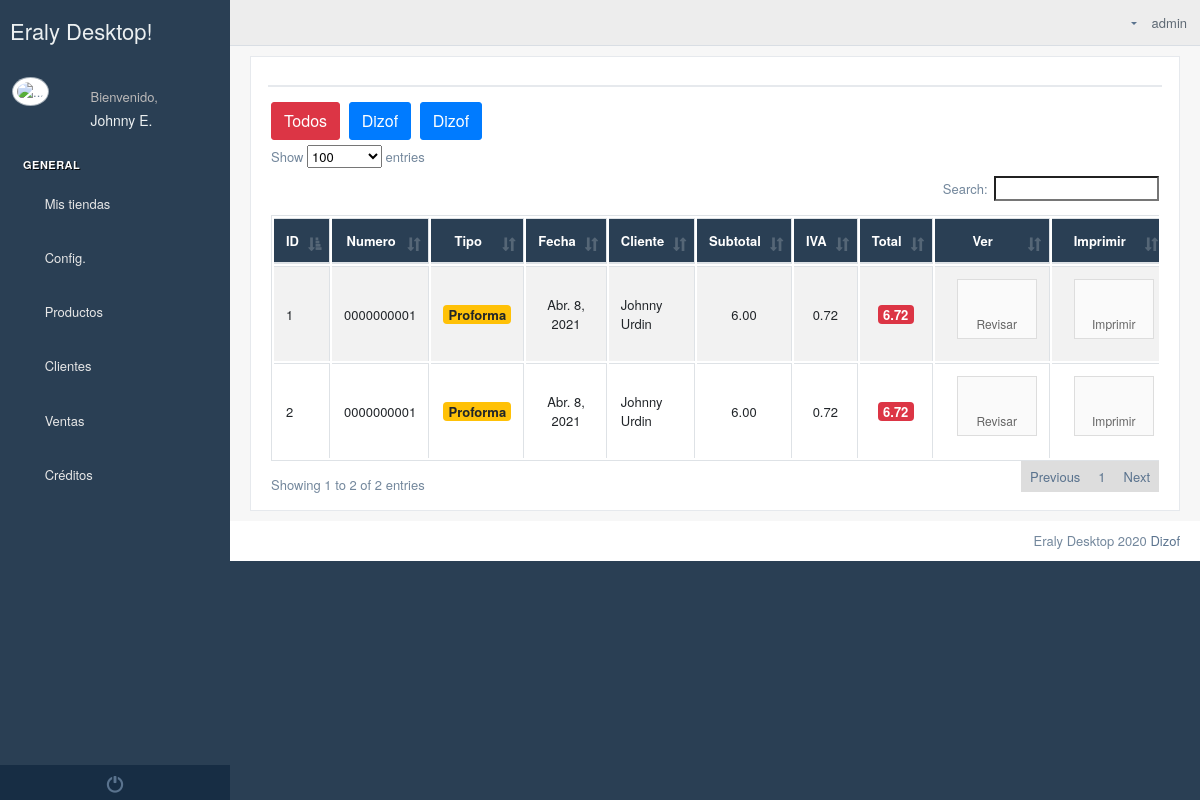
Screenshot of /document/list/?establecimiento=1 (signed in) with the database file from the repository.
### Empresa/models.py (models this page shows, shortened)
class Establecimiento(models.Model):
    logo=models.ImageField(upload_to="logos/establecimientos",null=True,blank=True)
    banner=models.ImageField(upload_to="banner/establecimientos",null=True,blank=True)
    pie_pagina=models.ImageField(upload_to="pie/establecimientos",null=True,blank=True)
    cabecera_tienda=models.ImageField(upload_to="logos/tienda",null=True,blank=True)
    banner1=models.ImageField(upload_to="logos/tienda",null=True,blank=True)
    banner2=models.ImageField(upload_to="logos/tienda",null=True,blank=True)
    color_encabezado_documentos=models.CharField(max_length=40, default="#ffffff")
    usuario=models.ForeignKey(User,on_delete=models.CASCADE)
    ruc=models.CharField(max_length=13)
    nombreComercial=models.CharField(max_length=60)
    representateLegal=models.CharField(max_length=60)
    slug = models.SlugField(max_length=255, unique=True, blank=True)
    descripcion = RichTextUploadingField(null=True, blank=True)
    ubicacion_gps = models.CharField(max_length=300,null=True,blank=True)
    correo_electronico=models.EmailField(max_length=600,null=True,blank=True)
    web=models.CharField(max_length=400,null=True,blank=True)
    facebook=models.CharField(max_length=400,null=True,blank=True,default=" ")
    instagram=models.CharField(max_length=400, null=True, blank=True, default=" ")
    youtube = models.CharField(max_length=400,null=True,blank=True,default=" ")
    activo=models.BooleanField(default=False)

### Ventas/models.py (models this page shows)
class Facturas(models.Model):
    establecimiento = models.ForeignKey(Establecimiento, on_delete=models.CASCADE, null=True, blank=True)
    tipo = models.CharField(max_length=20, default="F")
    numero = models.CharField(max_length=20, null=True, blank=True)
    fecha = models.DateField(auto_now_add=True)
    cliente = models.ForeignKey(Clientes, on_delete=models.CASCADE)
    subtotal = models.DecimalField(max_digits=9, decimal_places=2)
    iva = models.DecimalField(max_digits=9, decimal_places=2)
    total = models.DecimalField(max_digits=9, decimal_places=2)
    estado=models.CharField(max_length=1, default="E")

### Personas/models.py (models this page shows, shortened)
class Clientes(models.Model):
    establecimiento=models.ForeignKey(Establecimiento, on_delete=models.CASCADE,null=True,blank=True)
    cedula=models.CharField(max_length=13)
    nombres=models.CharField(max_length=60)
    apellidos=models.CharField(max_length=60)
    email=models.EmailField(max_length=200,null=True,blank=True)
    direccion=models.CharField(max_length=60)
    ciudad=models.ForeignKey(Ciudad, on_delete=models.CASCADE)
    telefono=models.CharField(max_length=13,null=True,blank=True)
    celular=models.CharField(max_length=13,null=True,blank=True)
    estado=models.BooleanField(default=True)

### Ventas/views.py (the view)
# urls.py: path("document/list/",listaDocumentos),
def listaDocumentos(request):
    documentos =None
    if int(request.GET["establecimiento"])==0:
        documentos = Facturas.objects.filter(establecimiento__usuarioempresa__user=request.user)
    else:
        documentos=Facturas.objects.filter(establecimiento_id=request.GET["establecimiento"])
    contexto={
        'documentos':documentos,
        "establecimientos":Establecimiento.objects.filter(usuarioempresa__user=request.user),
    }
    return render(request, 'Ventas/ListaDocumentos.html',contexto)

### templates/Ventas/ListaDocumentos.html (shortened to what this page needs)
{% extends 'Home/index2.html' %}
{% block contenido_index %}
{% load static %}
{% load productosTags %}
    <div class="">
        <div class="row">
            <div class="col-md-12 col-sm-12 ">
                <div class="x_panel">
                    <div class="x_title">
                        <div class="clearfix"></div>
                    </div>
                    <div class="x_content">
                        <div class="row">
                            <div class="col-sm-12">
                            <a class="btn btn-danger" href="/document/list/?establecimiento=0">Todos</a>
                            {% for establecimiento in establecimientos %}
                                <a class="btn btn-primary" href="/document/list/?establecimiento={{ establecimiento.id }}">{{ establecimiento.nombreComercial }}</a>
                            {% endfor %}
                                <div class="card-box table-responsive">
                                    <table id="listaDocumentos" class="table table-striped table-bordered" style="width:100%">
                                        <thead style="background-color: #2A3F54; color: white">
                                        <tr>
                                            <th style="text-align: center">ID</th>
                                            <th style="text-align: center">Numero</th>
                                            <th style="text-align: center">Tipo</th>
                                            <th style="text-align: center">Fecha</th>
                                            <th style="text-align: center">Cliente</th>
                                            <th style="text-align: center">Subtotal</th>
                                            <th style="text-align: center">IVA</th>
                                            <th style="text-align: center">Total</th>
                                            <th style="text-align: center">Ver</th>
                                            <th style="text-align: center">Imprimir</th>
                                        </tr>
                                        </thead>
                                        <tbody>
                                            {% for documento in documentos %}
                                                <tr>
                                                    <td style="vertical-align: middle">{{ documento.id }}</td>
                                                    <td style="text-align: center; vertical-align: middle">{{ documento.numero }}</td>
                                                    <td style="text-align: center; vertical-align: middle">{% if documento.tipo == "F" %}
                                                        <span class="badge badge-info" style="font-size: 13px">Factura</span>
                                                        {% else %}
                                                        <span class="badge badge-warning" style="font-size: 13px">Proforma</span>
                                                        {% endif %}
                                                    </td>
                                                    <td style="text-align: center; vertical-align: middle">{{ documento.fecha }}</td>
                                                    <td style="vertical-align: middle">{{ documento.cliente.nombres }} {{ documento.cliente.apellidos }}</td>
                                                    <td style="text-align: center; vertical-align: middle">{{ documento.subtotal }}</td>
                                                    <td style="text-align: center; vertical-align: middle">{{ documento.iva }}</td>
                                                    <td style="text-align: center;; vertical-align: middle"><span class="badge badge-danger" style="font-size: 13px">{{ documento.total }}</span></td>
                                                    <td style="text-align: center; vertical-align: middle">
                                                        <a class="btn btn-primary btn-app" href="/proforms/edit/{{ documento.id }}/"><i class="fa fa-binoculars"></i>Revisar</a>
                                                    <td style="text-align: center">
                                                        {% if documento.tipo == "F" %}
                                                            <a class="btn btn-success btn-app" target="_blank" href="/document/fac/{{ documento.id }}/"><i class="fa fa-print"></i>Imprimir</a>
                                                        {% else %}
                                                            <a class="btn btn-success btn-app" target="_blank" href="/document/proform/{{ documento.id }}/"><i class="fa fa-print"></i>Imprimir</a>
                                                        {% endif %}
                                                    </td>
                                                </tr>
                                            {% endfor %}
                                        </tbody>
                                    </table>
                                </div>
                            </div>
                        </div>
                    </div>
                </div>
            </div>
        </div>
    </div>
{% endblock %}

### templates/Home/base_html.html (shortened to what this page needs)
<!DOCTYPE html>
{% load static %}
<html lang="en">
<head>
    <link href="{% static '/vendors/datatables.net-bs/css/dataTables.bootstrap.min.css' %}" rel="stylesheet">
    <link href="{% static '/vendors/datatables.net-buttons-bs/css/buttons.bootstrap.min.css' %}" rel="stylesheet">
    <link href="{% static '/vendors/datatables.net-fixedheader-bs/css/fixedHeader.bootstrap.min.css' %}"
          rel="stylesheet">
    <link href="{% static '/vendors/datatables.net-responsive-bs/css/responsive.bootstrap.min.css' %}" rel="stylesheet">
    <link href="{% static '/vendors/datatables.net-scroller-bs/css/scroller.bootstrap.min.css' %}" rel="stylesheet">
    <link href="{% static '/vendors/bootstrap/dist/css/bootstrap.min.css' %}" rel="stylesheet">
    <link href="{% static '/vendors/font-awesome/css/font-awesome.min.css' %}" rel="stylesheet">
    <link href="{% static '/vendors/nprogress/nprogress.css' %}" rel="stylesheet">
    <link href="{% static '/vendors/bootstrap-daterangepicker/daterangepicker.css' %}" rel="stylesheet">
    <link href="{% static '/vendors/iCheck/skins/flat/green.css' %}" rel="stylesheet">
    <link href="{% static '/build/css/custom.min.css' %}" rel="stylesheet">
</head>
<body class="nav-md">
<div class="container body">
    <div class="main_container">
        <div class="col-md-3 left_col">
            <div class="left_col scroll-view">
                <div class="navbar nav_title" style="border: 0;">
                    <a href="/" class="site_title"> <span>Eraly Desktop!</span></a>
                </div>
                <div class="profile clearfix">
                    <div class="profile_pic">
                        <img src="/media/admin-interface/favicon/favicon_eraly.png" alt="..."
                             class="img-circle profile_img">
                    </div>
                    <div class="profile_info">
                        <span>Bienvenido,</span>
                        <h2>{{ request.user.first_name }}</h2>
                    </div>
                </div>
                <br/>
                {% block menu %}
                    <div id="sidebar-menu" class="main_menu_side hidden-print main_menu">
                        <div class="menu_section">
                            <h3>General</h3>
                            <ul class="nav side-menu">
                                <li><a><i class="fa fa-shopping-basket"></i> Mis tiendas <span class="fa fa-chevron-down"></span></a>
                                </li>
                            </ul>
                            <ul class="nav side-menu">
                                <li><a><i class="fa fa-home"></i> Config. <span class="fa fa-chevron-down"></span></a>
                                </li>
                            </ul>
                            <ul class="nav side-menu">
                                <li><a><i class="fa fa-product-hunt"></i> Productos <span
                                        class="fa fa-chevron-down"></span></a>
                                </li>
                            </ul>
                        <ul class="nav side-menu">
                                <li><a><i class="fa fa-user-plus"></i> Clientes <span class="fa fa-chevron-down"></span></a>
                                </li>
                            </ul>
                            <ul class="nav side-menu">
                                <li><a><i class="fa fa-file-o"></i> Ventas <span class="fa fa-chevron-down"></span></a>
                                </li>
                            </ul>
                            <ul class="nav side-menu">
                                <li><a><i class="fa fa-file-o"></i> Créditos <span class="fa fa-chevron-down"></span></a>
                                </li>
                            </ul>
                        </div>
                    </div>
                    <div class="sidebar-footer hidden-small">
                        <a data-toggle="tooltip" data-placement="top" title="Logout" href="/logout_/"
                           style="width: 100%">
                            <span class="glyphicon glyphicon-off" aria-hidden="true"></span>
                        </a>
                    </div>
                {% endblock %}
            </div>
        </div>
        <div class="top_nav">
            <div class="nav_menu">
                <div class="nav toggle">
                    <a id="menu_toggle"><i class="fa fa-bars"></i></a>
                </div>
                <nav class="nav navbar-nav">
                    <ul class=" navbar-right">
                        <li class="nav-item dropdown open" style="padding-left: 15px;">
                            <a href="javascript:;" class="user-profile" aria-haspopup="true"
                               id="navbarDropdown" data-toggle="dropdown" aria-expanded="false">
                                {{ request.user.username }}
                            </a>
                        </li>
                        <li role="presentation" class="nav-item dropdown open">
                            <a href="javascript:;" class="dropdown-toggle info-number" id="navbarDropdown1"
                               data-toggle="dropdown" aria-expanded="false">
                                <i class="fa fa-envelope-o"></i>
                            </a>
                        </li>
                    </ul>
                </nav>
            </div>
        </div>
        <div class="right_col" role="main">
            {% block contenido %}{% endblock %}
        </div>
    </div>
    <footer>
        <div class="pull-right">
            Eraly Desktop 2020 <a href="https://colorlib.com">Dizof</a>
        </div>
        <div class="clearfix"></div>
    </footer>
</div>
<link rel="stylesheet" href="{% static 'toastr/toastr.min.css' %}">
</body>
</html>

### rows the page displays
Establecimiento: nombreComercial "Dizof"
Establecimiento: nombreComercial "Dizof"
Facturas: id "1", numero "0000000001", tipo "Proforma", fecha "Abr. 8, 2021", cliente.nombres "Johnny", cliente.apellidos "Urdin", subtotal "6.00", iva "0.72", total "6.72"
Facturas: id "2", numero "0000000001", tipo "Proforma", fecha "Abr. 8, 2021", cliente.nombres "Johnny", cliente.apellidos "Urdin", subtotal "6.00", iva "0.72", total "6.72"

### other values shown
{{ request.user.first_name }} "Johnny E."
{{ request.user.username }} "admin"
